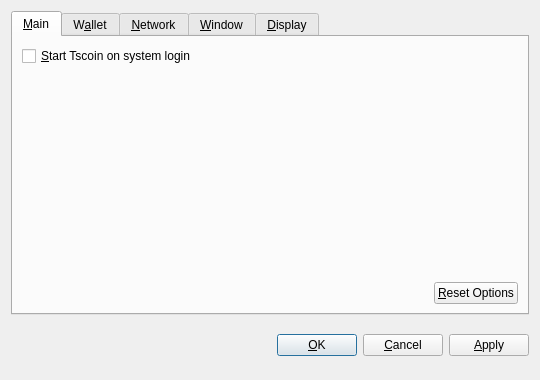
<?xml version="1.0" encoding="UTF-8"?>
<ui version="4.0">
 <class>OptionsDialog</class>
 <widget class="QDialog" name="OptionsDialog">
  <property name="geometry">
   <rect>
    <x>0</x>
    <y>0</y>
    <width>540</width>
    <height>380</height>
   </rect>
  </property>
  <property name="windowTitle">
   <string>Options</string>
  </property>
  <property name="modal">
   <bool>true</bool>
  </property>
  <layout class="QVBoxLayout" name="verticalLayout">
   <item>
    <widget class="QTabWidget" name="tabWidget">
     <property name="tabPosition">
      <enum>QTabWidget::North</enum>
     </property>
     <property name="currentIndex">
      <number>0</number>
     </property>
     <widget class="QWidget" name="tabMain">
      <attribute name="title">
       <string>&amp;Main</string>
      </attribute>
      <layout class="QVBoxLayout" name="verticalLayout_Main">
       <item>
        <widget class="QCheckBox" name="bitcoinAtStartup">
         <property name="toolTip">
          <string>Automatically start Tscoin after logging in to the system.</string>
         </property>
         <property name="text">
          <string>&amp;Start Tscoin on system login</string>
         </property>
        </widget>
       </item>
       <item>
        <spacer name="verticalSpacer_Main">
         <property name="orientation">
          <enum>Qt::Vertical</enum>
         </property>
         <property name="sizeHint" stdset="0">
          <size>
           <width>20</width>
           <height>40</height>
          </size>
         </property>
        </spacer>
       </item>
       <item>
        <layout class="QHBoxLayout" name="horizontalLayout_2_Main">
         <item>
          <spacer name="horizontalSpacer_2_Main">
           <property name="orientation">
            <enum>Qt::Horizontal</enum>
           </property>
           <property name="sizeHint" stdset="0">
            <size>
             <width>40</width>
             <height>20</height>
            </size>
           </property>
          </spacer>
         </item>
         <item>
          <widget class="QPushButton" name="resetButton">
           <property name="toolTip">
            <string>Reset all client options to default.</string>
           </property>
           <property name="text">
            <string>&amp;Reset Options</string>
           </property>
           <property name="autoDefault">
            <bool>false</bool>
           </property>
          </widget>
         </item>
        </layout>
       </item>
      </layout>
     </widget>
     <widget class="QWidget" name="tabWallet">
      <attribute name="title">
       <string>W&amp;allet</string>
      </attribute>
      <layout class="QVBoxLayout" name="verticalLayout_Network">
       <item>
        <widget class="QLabel" name="transactionFeeInfoLabel">
         <property name="text">
          <string>Optional transaction fee per kB that helps make sure your transactions are processed quickly. Most transactions are 1 kB.</string>
         </property>
         <property name="textFormat">
          <enum>Qt::PlainText</enum>
         </property>
         <property name="wordWrap">
          <bool>true</bool>
         </property>
        </widget>
       </item>
       <item>
        <layout class="QHBoxLayout" name="horizontalLayout_1_Main">
         <item>
          <widget class="QLabel" name="transactionFeeLabel">
           <property name="text">
            <string>Pay transaction &amp;fee</string>
           </property>
           <property name="textFormat">
            <enum>Qt::PlainText</enum>
           </property>
           <property name="buddy">
            <cstring>transactionFee</cstring>
           </property>
          </widget>
         </item>
         <item>
          <widget class="BitcoinAmountField" name="transactionFee"/>
         </item>
         <item>
          <spacer name="horizontalSpacer_1_Main">
           <property name="orientation">
            <enum>Qt::Horizontal</enum>
           </property>
           <property name="sizeHint" stdset="0">
            <size>
             <width>40</width>
             <height>20</height>
            </size>
           </property>
          </spacer>
         </item>
        </layout>
       </item>
       <item>
        <widget class="QLabel" name="label">
         <property name="text">
          <string>If you disable the spending of unconfirmed change, the change from a transaction cannot be used until that transaction has at least one confirmation. This also affects how your balance is computed.</string>
         </property>
         <property name="wordWrap">
          <bool>true</bool>
         </property>
        </widget>
       </item>
       <item>
        <widget class="QCheckBox" name="spendZeroConfChange">
         <property name="text">
          <string>Spend unconfirmed change  (experts only)</string>
         </property>
        </widget>
       </item>
       <item>
        <spacer name="verticalSpacer">
         <property name="orientation">
          <enum>Qt::Vertical</enum>
         </property>
         <property name="sizeHint" stdset="0">
          <size>
           <width>20</width>
           <height>40</height>
          </size>
         </property>
        </spacer>
       </item>
      </layout>
     </widget>
     <widget class="QWidget" name="tabNetwork">
      <attribute name="title">
       <string>&amp;Network</string>
      </attribute>
      <layout class="QVBoxLayout" name="verticalLayout_Network">
       <item>
        <widget class="QCheckBox" name="mapPortUpnp">
         <property name="toolTip">
          <string>Automatically open the Tscoin client port on the router. This only works when your router supports UPnP and it is enabled.</string>
         </property>
         <property name="text">
          <string>Map port using &amp;UPnP</string>
         </property>
        </widget>
       </item>
       <item>
        <widget class="QCheckBox" name="connectSocks">
         <property name="toolTip">
          <string>Connect to the Tscoin network through a SOCKS proxy (e.g. when connecting through Tor).</string>
         </property>
         <property name="text">
          <string>&amp;Connect through SOCKS proxy:</string>
         </property>
        </widget>
       </item>
       <item>
        <layout class="QHBoxLayout" name="horizontalLayout_Network">
         <item>
          <widget class="QLabel" name="proxyIpLabel">
           <property name="text">
            <string>Proxy &amp;IP:</string>
           </property>
           <property name="textFormat">
            <enum>Qt::PlainText</enum>
           </property>
           <property name="buddy">
            <cstring>proxyIp</cstring>
           </property>
          </widget>
         </item>
         <item>
          <widget class="QValidatedLineEdit" name="proxyIp">
           <property name="maximumSize">
            <size>
             <width>140</width>
             <height>16777215</height>
            </size>
           </property>
           <property name="toolTip">
            <string>IP address of the proxy (e.g. 127.0.0.1)</string>
           </property>
          </widget>
         </item>
         <item>
          <widget class="QLabel" name="proxyPortLabel">
           <property name="text">
            <string>&amp;Port:</string>
           </property>
           <property name="textFormat">
            <enum>Qt::PlainText</enum>
           </property>
           <property name="buddy">
            <cstring>proxyPort</cstring>
           </property>
          </widget>
         </item>
         <item>
          <widget class="QLineEdit" name="proxyPort">
           <property name="maximumSize">
            <size>
             <width>55</width>
             <height>16777215</height>
            </size>
           </property>
           <property name="toolTip">
            <string>Port of the proxy (e.g. 9050)</string>
           </property>
          </widget>
         </item>
         <item>
          <widget class="QLabel" name="socksVersionLabel">
           <property name="text">
            <string>SOCKS &amp;Version:</string>
           </property>
           <property name="textFormat">
            <enum>Qt::PlainText</enum>
           </property>
           <property name="buddy">
            <cstring>socksVersion</cstring>
           </property>
          </widget>
         </item>
         <item>
          <widget class="QValueComboBox" name="socksVersion">
           <property name="toolTip">
            <string>SOCKS version of the proxy (e.g. 5)</string>
           </property>
          </widget>
         </item>
         <item>
          <spacer name="horizontalSpacer_Network">
           <property name="orientation">
            <enum>Qt::Horizontal</enum>
           </property>
           <property name="sizeHint" stdset="0">
            <size>
             <width>40</width>
             <height>20</height>
            </size>
           </property>
          </spacer>
         </item>
        </layout>
       </item>
       <item>
        <spacer name="verticalSpacer_Network">
         <property name="orientation">
          <enum>Qt::Vertical</enum>
         </property>
         <property name="sizeHint" stdset="0">
          <size>
           <width>20</width>
           <height>40</height>
          </size>
         </property>
        </spacer>
       </item>
      </layout>
     </widget>
     <widget class="QWidget" name="tabWindow">
      <attribute name="title">
       <string>&amp;Window</string>
      </attribute>
      <layout class="QVBoxLayout" name="verticalLayout_Window">
       <item>
        <widget class="QCheckBox" name="minimizeToTray">
         <property name="toolTip">
          <string>Show only a tray icon after minimizing the window.</string>
         </property>
         <property name="text">
          <string>&amp;Minimize to the tray instead of the taskbar</string>
         </property>
        </widget>
       </item>
       <item>
        <widget class="QCheckBox" name="minimizeOnClose">
         <property name="toolTip">
          <string>Minimize instead of exit the application when the window is closed. When this option is enabled, the application will be closed only after selecting Quit in the menu.</string>
         </property>
         <property name="text">
          <string>M&amp;inimize on close</string>
         </property>
        </widget>
       </item>
       <item>
        <spacer name="verticalSpacer_Window">
         <property name="orientation">
          <enum>Qt::Vertical</enum>
         </property>
         <property name="sizeHint" stdset="0">
          <size>
           <width>20</width>
           <height>40</height>
          </size>
         </property>
        </spacer>
       </item>
      </layout>
     </widget>
     <widget class="QWidget" name="tabDisplay">
      <attribute name="title">
       <string>&amp;Display</string>
      </attribute>
      <layout class="QVBoxLayout" name="verticalLayout_Display">
       <item>
        <layout class="QHBoxLayout" name="horizontalLayout_1_Display">
         <item>
          <widget class="QLabel" name="langLabel">
           <property name="text">
            <string>User Interface &amp;language:</string>
           </property>
           <property name="textFormat">
            <enum>Qt::PlainText</enum>
           </property>
           <property name="buddy">
            <cstring>lang</cstring>
           </property>
          </widget>
         </item>
         <item>
          <widget class="QValueComboBox" name="lang">
           <property name="toolTip">
            <string>The user interface language can be set here. This setting will take effect after restarting Tscoin.</string>
           </property>
          </widget>
         </item>
        </layout>
       </item>
       <item>
        <layout class="QHBoxLayout" name="horizontalLayout_2_Display">
         <item>
          <widget class="QLabel" name="unitLabel">
           <property name="text">
            <string>&amp;Unit to show amounts in:</string>
           </property>
           <property name="textFormat">
            <enum>Qt::PlainText</enum>
           </property>
           <property name="buddy">
            <cstring>unit</cstring>
           </property>
          </widget>
         </item>
         <item>
          <widget class="QValueComboBox" name="unit">
           <property name="toolTip">
            <string>Choose the default subdivision unit to show in the interface and when sending coins.</string>
           </property>
          </widget>
         </item>
        </layout>
       </item>
       <item>
        <widget class="QCheckBox" name="displayAddresses">
         <property name="toolTip">
          <string>Whether to show Tscoin addresses in the transaction list or not.</string>
         </property>
         <property name="text">
          <string>&amp;Display addresses in transaction list</string>
         </property>
        </widget>
       </item>
       <item>
        <widget class="QCheckBox" name="coinControlFeatures">
         <property name="toolTip">
          <string>Whether to show coin control features or not.</string>
         </property>
         <property name="text">
          <string>Display coin &amp;control features (experts only!)</string>
         </property>
        </widget>
       </item>
       <item>
        <spacer name="verticalSpacer_Display">
         <property name="orientation">
          <enum>Qt::Vertical</enum>
         </property>
         <property name="sizeHint" stdset="0">
          <size>
           <width>20</width>
           <height>40</height>
          </size>
         </property>
        </spacer>
       </item>
      </layout>
     </widget>
    </widget>
   </item>
   <item>
    <layout class="QHBoxLayout" name="horizontalLayout_Buttons">
     <item>
      <spacer name="horizontalSpacer_1">
       <property name="orientation">
        <enum>Qt::Horizontal</enum>
       </property>
       <property name="sizeHint" stdset="0">
        <size>
         <width>40</width>
         <height>48</height>
        </size>
       </property>
      </spacer>
     </item>
     <item>
      <widget class="QLabel" name="statusLabel">
       <property name="font">
        <font>
         <weight>75</weight>
         <bold>true</bold>
        </font>
       </property>
       <property name="text">
        <string/>
       </property>
       <property name="textFormat">
        <enum>Qt::PlainText</enum>
       </property>
       <property name="wordWrap">
        <bool>true</bool>
       </property>
      </widget>
     </item>
     <item>
      <spacer name="horizontalSpacer_2">
       <property name="orientation">
        <enum>Qt::Horizontal</enum>
       </property>
       <property name="sizeHint" stdset="0">
        <size>
         <width>40</width>
         <height>48</height>
        </size>
       </property>
      </spacer>
     </item>
     <item>
      <widget class="QPushButton" name="okButton">
       <property name="text">
        <string>&amp;OK</string>
       </property>
      </widget>
     </item>
     <item>
      <widget class="QPushButton" name="cancelButton">
       <property name="text">
        <string>&amp;Cancel</string>
       </property>
       <property name="autoDefault">
        <bool>false</bool>
       </property>
      </widget>
     </item>
     <item>
      <widget class="QPushButton" name="applyButton">
       <property name="text">
        <string>&amp;Apply</string>
       </property>
       <property name="autoDefault">
        <bool>false</bool>
       </property>
      </widget>
     </item>
    </layout>
   </item>
  </layout>
 </widget>
 <customwidgets>
  <customwidget>
   <class>BitcoinAmountField</class>
   <extends>QSpinBox</extends>
   <header>bitcoinamountfield.h</header>
  </customwidget>
  <customwidget>
   <class>QValueComboBox</class>
   <extends>QComboBox</extends>
   <header>qvaluecombobox.h</header>
  </customwidget>
  <customwidget>
   <class>QValidatedLineEdit</class>
   <extends>QLineEdit</extends>
   <header>qvalidatedlineedit.h</header>
  </customwidget>
 </customwidgets>
 <resources/>
 <connections/>
</ui>
